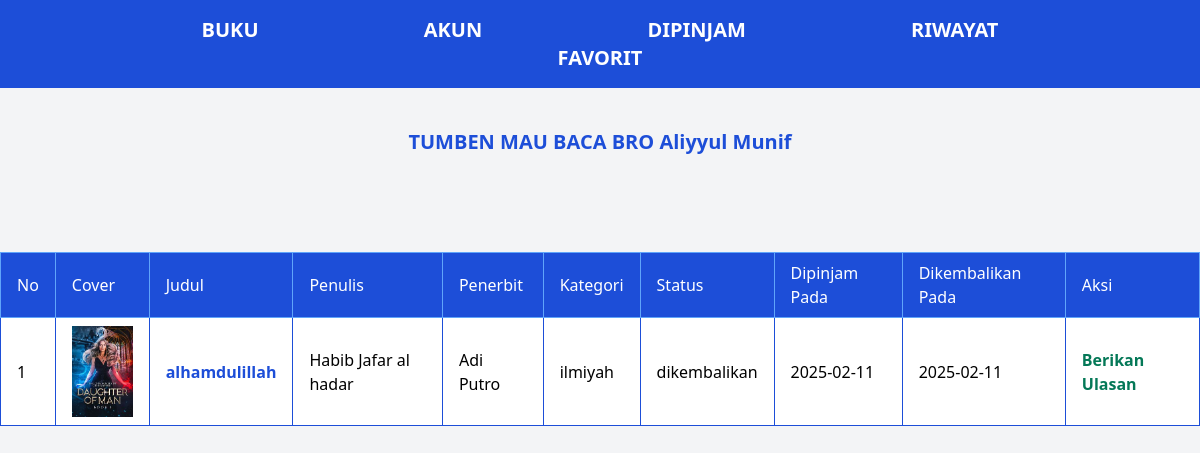
The app's page /riwayat.php (signed in) with its own data.
### tables this page shows
CREATE TABLE `peminjaman` (
  `id` int(11) NOT NULL,
  `id_buku` int(11) NOT NULL,
  `id_user` int(11) NOT NULL,
  `tanggal_pinjam` date NOT NULL,
  `tanggal_kembali` date NOT NULL,
  `status` enum('dipinjam','dikembalikan') NOT NULL
);

CREATE TABLE `buku` (
  `id` int(11) NOT NULL,
  `judul` varchar(225) NOT NULL,
  `pengarang` varchar(225) NOT NULL,
  `penerbit` varchar(225) NOT NULL,
  `tahun` date NOT NULL,
  `kategori_id` int(11) NOT NULL,
  `cover` varchar(225) NOT NULL
);

CREATE TABLE `kategori` (
  `id` int(11) NOT NULL,
  `kategori` varchar(225) NOT NULL
);

### riwayat.php (the view)
<?php
include "db/db.php";
include "include/header.php";
$peminjam = $_SESSION['peminjam_id'];
$pinjaman = mysqli_query($kon, "SELECT peminjaman.status,peminjaman.tanggal_pinjam, peminjaman.tanggal_kembali, peminjaman.id AS peminjaman_id, buku.id AS buku_id,buku.cover,kategori.kategori,kategori.id, buku.judul, buku.pengarang, buku.penerbit, buku.tahun
FROM peminjaman
JOIN buku ON peminjaman.id_buku = buku.id
JOIN kategori ON buku.kategori_id=kategori.id
WHERE peminjaman.id_user='$peminjam'
AND peminjaman.status='dikembalikan'");
?>
<table class="mx-auto my-4">
    <thead>
        <tr>
            <td class="border border-blue-400 px-4 py-2 bg-blue-700 text-white">No</td>
            <td class="border border-blue-400 px-4 py-2 bg-blue-700 text-white">Cover</td>
            <td class="border border-blue-400 px-4 py-2 bg-blue-700 text-white">Judul</td>
            <td class="border border-blue-400 px-4 py-2 bg-blue-700 text-white">Penulis</td>
            <td class="border border-blue-400 px-4 py-2 bg-blue-700 text-white">Penerbit</td>
            <td class="border border-blue-400 px-4 py-2 bg-blue-700 text-white">Kategori</td>
            <td class="border border-blue-400 px-4 py-2 bg-blue-700 text-white">Status</td>
            <td class="border border-blue-400 px-4 py-2 bg-blue-700 text-white">Dipinjam Pada</td>
            <td class="border border-blue-400 px-4 py-2 bg-blue-700 text-white">Dikembalikan Pada</td>
            <td class="border border-blue-400 px-4 py-2 bg-blue-700 text-white">Aksi</td>
        </tr>
    </thead>
    <tbody>
        <?php $no = 1;
        while ($buku = mysqli_fetch_assoc($pinjaman)) : ?>
            <tr>
                <td class="border border-blue-700 px-4 py-2 bg-white text-black"><?= $no++; ?></td>
                <td class="border border-blue-700 px-4 py-2 bg-white text-black"><img src="cover/<?= $buku['cover'] ?>" style="width:70px; height:auto;"></td>
                <td class="border border-blue-700 px-4 py-2 bg-white text-blue-700 font-bold"><?= $buku['judul'] ?></td>
                <td class="border border-blue-700 px-4 py-2 bg-white text-black"><?= $buku['pengarang'] ?></td>
                <td class="border border-blue-700 px-4 py-2 bg-white text-black"><?= $buku['penerbit'] ?></td>
                <td class="border border-blue-700 px-4 py-2 bg-white text-black"><?= $buku['kategori'] ?></td>
                <td class="border border-blue-700 px-4 py-2 bg-white text-black"><?= $buku['status'] ?></td>
                <td class="border border-blue-700 px-4 py-2 bg-white text-black"><?= $buku['tanggal_pinjam'] ?></td>
                <td class="border border-blue-700 px-4 py-2 bg-white text-black"><?= $buku['tanggal_kembali'] ?></td>
                <td class="border border-blue-700 px-4 py-2 bg-white text-green-700 font-bold">
                    <a href="ulasan.php?id_buku=<?= $buku['buku_id']; ?>">Berikan Ulasan</a>
                </td>
            </tr>
        <?php endwhile; ?>
    </tbody>
</table>

### include/header.php (shortened to what this page needs)
<!DOCTYPE html>
<html lang="e
<head>
    <meta charset=" UTF-8">
<link href="https://cdn.jsdelivr.net/npm/tailwindcss@2.2.19/dist/tailwind.min.css" rel="stylesheet">
</head>
<body class="bg-gray-100 min-h-screen flex flex-col ">
    <div class="bg-blue-700 px-4 py-4">
        <div class="text-white font-bold text-center text-xl">
            <a href="../ukk/index.php" class="px-20 hover:text-green-200 hover:scale-110 transition">BUKU</a>
            <a href="../ukk/akun.php" class="px-20 hover:text-green-200 hover:scale-110 transition">AKUN</a>
            <a href="../ukk/bukusaya.php" class="px-20 hover:text-green-200 hover:scale-110 transition">DIPINJAM</a>
            <a href="../ukk/riwayat.php" class="px-20 hover:text-green-200 hover:scale-110 transition">RIWAYAT</a>
            <a href="../ukk/favorittampil.php" class="px-20 hover:text-green-200 hover:scale-110 transition">FAVORIT</a>
        </div>
    </div>
    <h1 class="text-blue-700 font-bold text-center text-xl mt-10">TUMBEN MAU BACA BRO <?= $_SESSION['peminjam_nama']; ?></h1>
    <div class="py-10">
    </div>
</html>

### records on screen
peminjaman: id_buku.cover (picture), id_buku.judul "alhamdulillah", id_buku.pengarang "Habib Jafar al hadar", id_buku.penerbit "Adi Putro", kategori.kategori "ilmiyah", status "dikembalikan", tanggal_pinjam "2025-02-11", tanggal_kembali "2025-02-11"

### other values on screen
$_SESSION['peminjam_nama'] "Aliyyul Munif"
